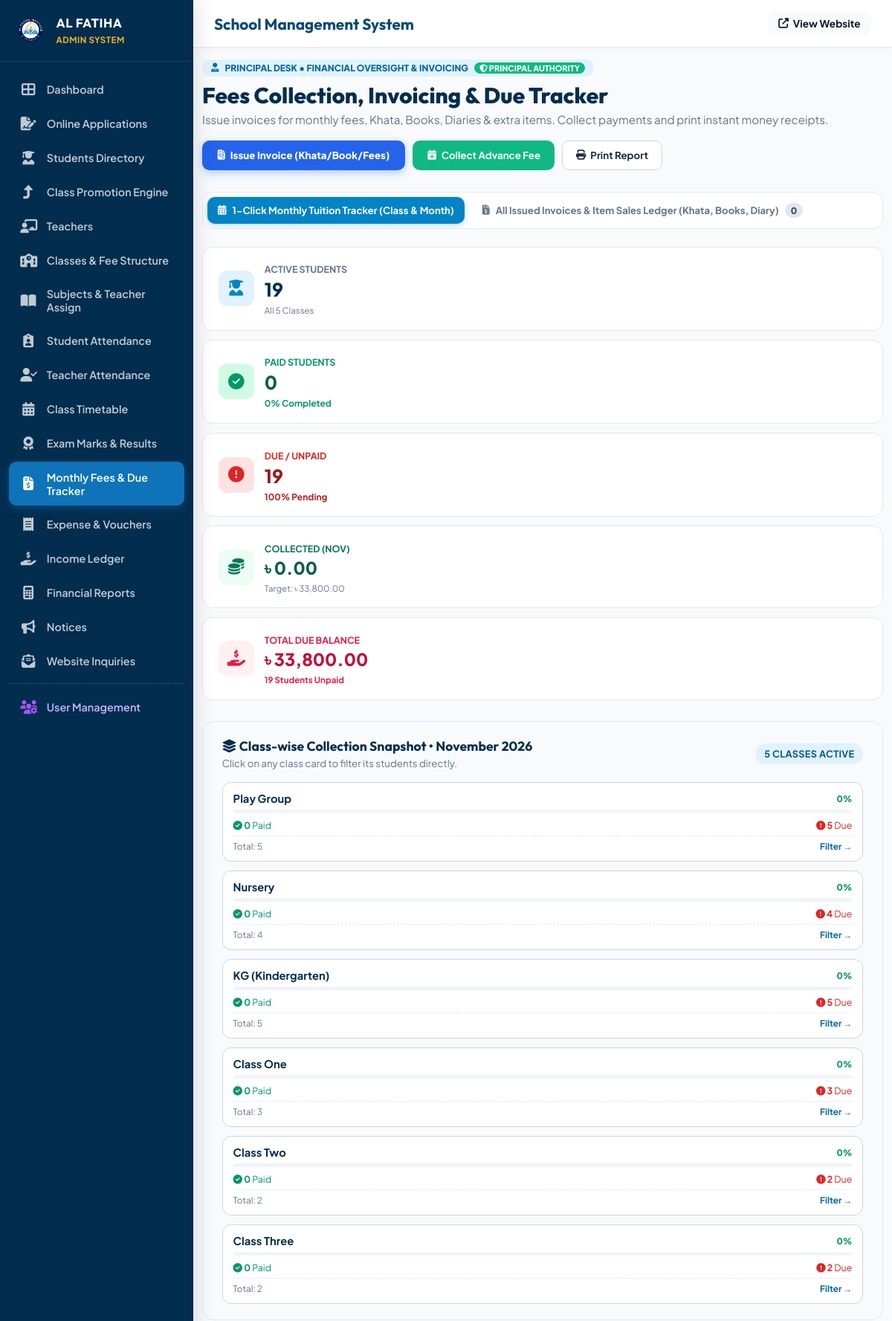
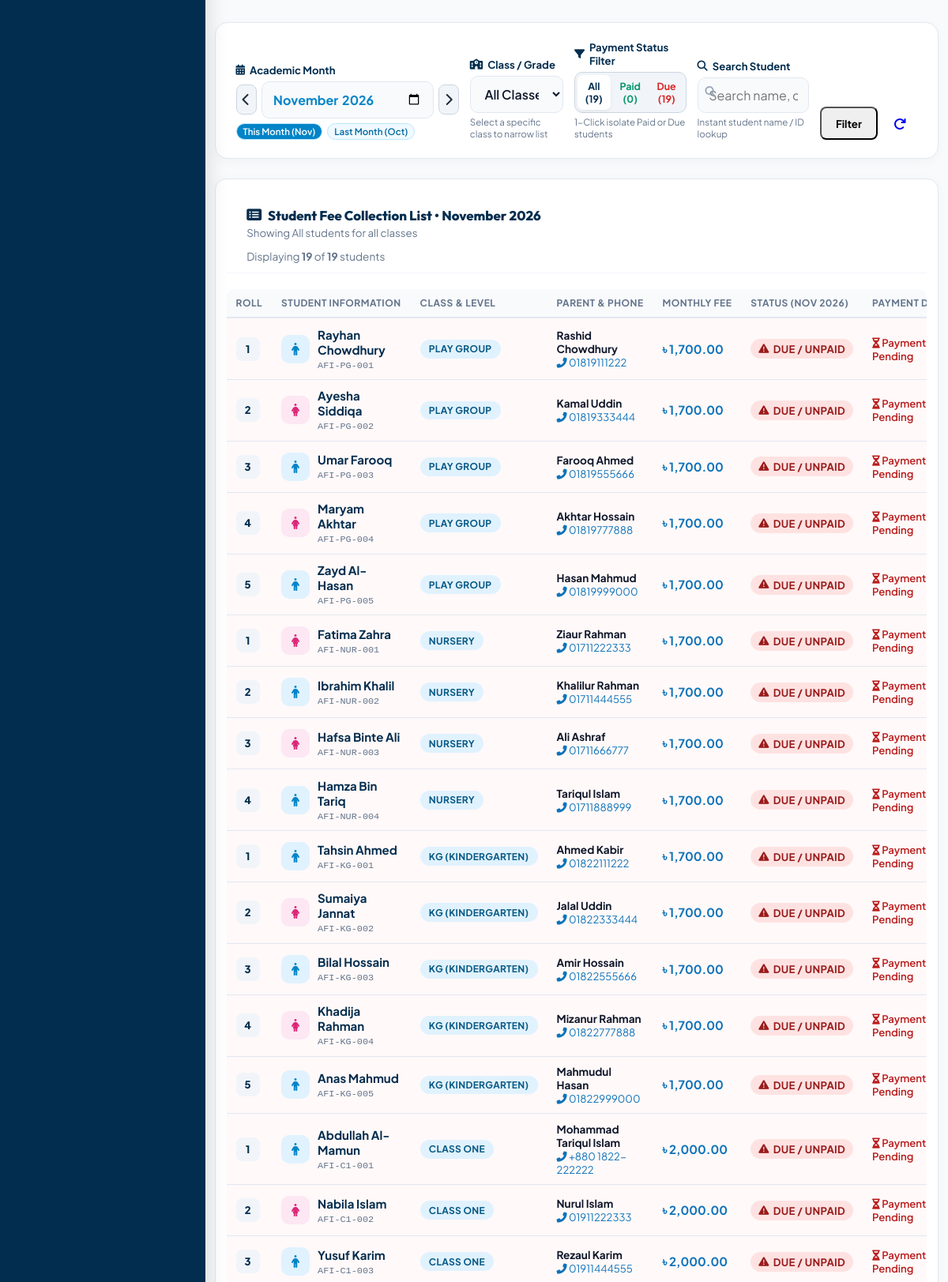
The page /admin/fees.php (signed in, upper part) on the database its author committed (2 pictures, top to bottom).
### tables this page shows
CREATE TABLE `classes` (
  `id` int(11) NOT NULL AUTO_INCREMENT,
  `class_name` varchar(50) NOT NULL,
  `age_group` varchar(50) NOT NULL,
  `section` varchar(10) DEFAULT 'A',
  `room_no` varchar(20) DEFAULT '101',
  `tuition_fee` decimal(10,2) NOT NULL DEFAULT 3500.00,
  `admission_fee` decimal(10,2) NOT NULL DEFAULT 8000.00,
  `book_kit_fee` decimal(10,2) NOT NULL DEFAULT 3500.00,
  `primary_teacher_id` int(11) DEFAULT NULL,
  `backup_teacher_id` int(11) DEFAULT NULL,
  PRIMARY KEY (`id`)
);

CREATE TABLE `students` (
  `id` int(11) NOT NULL AUTO_INCREMENT,
  `student_id` varchar(20) NOT NULL,
  `first_name` varchar(50) NOT NULL,
  `last_name` varchar(50) NOT NULL,
  `gender` enum('Male','Female') NOT NULL,
  `dob` date NOT NULL,
  `class_id` int(11) NOT NULL,
  `roll_no` int(11) NOT NULL,
  `parent_user_id` int(11) DEFAULT NULL,
  `father_name` varchar(100) NOT NULL,
  `mother_name` varchar(100) NOT NULL,
  `phone` varchar(20) NOT NULL,
  `address` text NOT NULL,
  `status` enum('Active','Graduated','Suspended') DEFAULT 'Active',
  `admission_date` date DEFAULT NULL,
  `blood_group` varchar(10) DEFAULT NULL,
  `religion` varchar(50) DEFAULT 'Islam',
  `nationality` varchar(50) DEFAULT 'Bangladeshi',
  `birth_reg_no` varchar(100) DEFAULT NULL,
  `permanent_address` text DEFAULT NULL,
  `father_occupation` varchar(100) DEFAULT NULL,
  `father_phone` varchar(40) DEFAULT NULL,
  `father_nid` varchar(100) DEFAULT NULL,
  `mother_occupation` varchar(100) DEFAULT NULL,
  `mother_phone` varchar(40) DEFAULT NULL,
  `emergency_contact_name` varchar(100) DEFAULT NULL,
  `emergency_contact_phone` varchar(40) DEFAULT NULL,
  `emergency_contact_relation` varchar(50) DEFAULT NULL,
  `previous_school` varchar(150) DEFAULT NULL,
  `medical_notes` text DEFAULT NULL,
  `admission_session` varchar(20) DEFAULT '2027',
  PRIMARY KEY (`id`),
  UNIQUE KEY `student_id` (`student_id`),
  KEY `class_id` (`class_id`),
  CONSTRAINT `students_ibfk_1` FOREIGN KEY (`class_id`) REFERENCES `classes` (`id`) ON DELETE CASCADE
);

### admin/fees.php (the view, shortened to what the rows shown need)
<?php
require_once __DIR__ . '/../includes/functions.php';
$db = get_db_connection();
$activeView = sanitize($_GET['view'] ?? 'tracker');
$selected_month = sanitize($_GET['month'] ?? date('Y-m'));
$selected_class_id = isset($_GET['class_id']) ? intval($_GET['class_id']) : 0;
$selected_status = sanitize($_GET['status'] ?? 'all');
$currentMonthTime = strtotime($selected_month . '-01');
$classes = $db->query("SELECT * FROM classes ORDER BY id ASC")->fetchAll(PDO::FETCH_ASSOC);
$sql = "
    SELECT
        s.id,
        s.student_id as student_code,
        s.first_name,
        s.last_name,
        s.roll_no,
        s.gender,
        s.father_name,
        s.mother_name,
        s.phone,
        s.class_id,
        c.class_name,
        c.tuition_fee as class_tuition_fee,
        f.id as fee_id,
        f.invoice_no,
        f.fee_type,
        f.fee_month,
        f.amount as billed_amount,
        f.status as fee_status,
        f.paid_date,
        f.payment_method,
        f.reference_no,
        f.notes
    FROM students s
    JOIN classes c ON s.class_id = c.id
    LEFT JOIN fees f ON (
        f.student_id = s.id
        AND (
            f.fee_month = :sel_month
            OR (f.due_date LIKE :sel_month_like AND (f.fee_type LIKE '%Tuition%' OR f.fee_type LIKE '%Monthly%'))
        )
    )
    WHERE s.status = 'Active'
";
$params = [
    ':sel_month' => $selected_month,
    ':sel_month_like' => $selected_month . '%'
];
$sql .= " ORDER BY c.id ASC, s.roll_no ASC, s.first_name ASC";
$stmt = $db->prepare($sql);
$stmt->execute($params);
$rawStudents = $stmt->fetchAll(PDO::FETCH_ASSOC);
$displayStudents = [];
$classSummaries = [];
foreach ($classes as $cls) {
    $classSummaries[$cls['id']] = [
        'name' => $cls['class_name'],
        'total' => 0,
        'paid' => 0,
        'due' => 0,
        'expected' => 0,
        'collected' => 0,
        'due_amount' => 0
    ];
}
foreach ($rawStudents as $st) {
    $effectiveAmount = !empty($st['billed_amount']) && floatval($st['billed_amount']) > 0
        ? floatval($st['billed_amount'])
        : (floatval($st['class_tuition_fee']) > 0 ? floatval($st['class_tuition_fee']) : 2000.00);
    $isPaid = (!empty($st['fee_status']) && strtolower($st['fee_status']) === 'paid');
    $status = $isPaid ? 'Paid' : 'Due';
    $st['computed_status'] = $status;
    $st['effective_amount'] = $effectiveAmount;
    $cid = $st['class_id'];
    if (isset($classSummaries[$cid])) {
        $classSummaries[$cid]['total']++;
        $classSummaries[$cid]['expected'] += $effectiveAmount;
        if ($isPaid) {
            $classSummaries[$cid]['paid']++;
            $classSummaries[$cid]['collected'] += $effectiveAmount;
        } else {
            $classSummaries[$cid]['due']++;
            $classSummaries[$cid]['due_amount'] += $effectiveAmount;
        }
    }
    if ($selected_status === 'all' || strtolower($selected_status) === strtolower($status)) {
        $displayStudents[] = $st;
    }
}
require_once __DIR__ . '/layout.php';
?>
<div class="fee-manager-header" style="display: flex; justify-content: space-between; align-items: center; flex-wrap: wrap; gap: 1.2rem; margin-bottom: 1.8rem;">
  <div>
    <h2 style="font-family: 'Outfit', sans-serif; color: var(--admin-deep-navy); margin: 0; font-size: 1.85rem; font-weight: 800;">
      Fees Collection, Invoicing &amp; Due Tracker
    </h2>
  </div>
</div>
<?php if ($activeView === 'tracker'): ?>
  <?php if ($selected_class_id === 0): ?>
    <div style="background: #f8fafc; border: 1.5px solid #e2e8f0; border-radius: 16px; padding: 1.3rem 1.6rem; margin-bottom: 1.8rem;">
      <div style="display: grid; grid-template-columns: repeat(5, 1fr); gap: 12px;">
        <?php foreach ($classes as $cls):
          $cs = $classSummaries[$cls['id']] ?? ['total' => 0, 'paid' => 0, 'due' => 0, 'rate' => 0];
        ?>
          <a href="fees.php?view=tracker&month=<?= $selected_month ?>&class_id=<?= $cls['id'] ?>&status=<?= $selected_status ?>" style="background: #ffffff; border: 1.5px solid #cbd5e1; border-radius: 12px; padding: 12px 14px; text-decoration: none; color: inherit; display: flex; flex-direction: column; transition: all 0.2s;">
            <div style="display: flex; justify-content: space-between; align-items: center; margin-bottom: 6px;">
              <strong style="font-size: 0.92rem; color: var(--admin-deep-navy);"><?= htmlspecialchars($cls['class_name']) ?></strong>
              <span style="font-size: 0.74rem; font-weight: 800; color: #059669;"><?= $cs['rate'] ?>%</span>
            </div>
            <div style="height: 5px; background: #f1f5f9; border-radius: 10px; overflow: hidden; margin-bottom: 8px;">
            </div>
            <div style="display: flex; justify-content: space-between; font-size: 0.78rem; margin-bottom: 6px;">
              <span style="color: #059669;"><i class="fas fa-check-circle"></i> <strong><?= $cs['paid'] ?></strong> Paid</span>
              <span style="color: #dc2626;"><i class="fas fa-exclamation-circle"></i> <strong><?= $cs['due'] ?></strong> Due</span>
            </div>
            <div style="display: flex; justify-content: space-between; align-items: center; margin-top: auto; padding-top: 6px; border-top: 1px dashed #e2e8f0; font-size: 0.74rem; color: #64748b;">
              <span>Total: <?= $cs['total'] ?></span>
              <span style="color: #0369a1; font-weight: 700;">Filter &rarr;</span>
            </div>
          </a>
        <?php endforeach; ?>
      </div>
    </div>
  <?php endif; ?>
  <div class="card-box" style="background: #ffffff; border-radius: 16px; border: 1.5px solid #e2e8f0; overflow: hidden; box-shadow: 0 4px 20px rgba(0,0,0,0.03);">
    <div class="table-responsive">
      <table class="data-table">
        <thead>
          <tr>
            <th style="width: 70px;">Roll</th>
            <th>Student Information</th>
            <th>Class &amp; Level</th>
            <th>Parent &amp; Phone</th>
            <th>Monthly Fee</th>
            <th>Status (<?= date('M Y', $currentMonthTime) ?>)</th>
            <th>Payment Details</th>
          </tr>
        </thead>
        <tbody>
          <?php if (!empty($displayStudents)): ?>
            <?php foreach ($displayStudents as $st): ?>
              <tr class="<?= ($st['computed_status'] === 'Due') ? 'row-due-highlight' : '' ?>">
                <td><span class="roll-badge"><?= $st['roll_no'] ?: '-' ?></span></td>
                <td>
                  <div style="display: flex; align-items: center; gap: 10px;">
                    <div class="st-avatar <?= (strtolower($st['gender']) === 'female') ? 'female' : 'male' ?>">
                      <i class="fas <?= (strtolower($st['gender']) === 'female') ? 'fa-female' : 'fa-male' ?>"></i>
                    </div>
                    <div>
                      <strong style="color: var(--admin-deep-navy); font-size: 0.94rem;"><?= htmlspecialchars($st['first_name'] . ' ' . $st['last_name']) ?></strong>
                      <br><small style="color: var(--admin-text-muted); font-size: 0.74rem;"><code><?= htmlspecialchars($st['student_code']) ?></code></small>
                    </div>
                  </div>
                </td>
                <td><span class="badge badge-info" style="font-weight: 700;"><?= htmlspecialchars($st['class_name']) ?></span></td>
                <td>
                  <div style="font-size: 0.85rem;">
                    <strong><?= htmlspecialchars($st['father_name'] ?: ($st['mother_name'] ?: 'N/A')) ?></strong>
                    <br>
                    <a href="tel:<?= htmlspecialchars($st['phone']) ?>" style="color: var(--admin-primary); text-decoration: none; font-size: 0.82rem;">
                      <i class="fas fa-phone-alt"></i> <?= htmlspecialchars($st['phone']) ?>
                    </a>
                  </div>
                </td>
                <td><strong style="color: var(--admin-primary); font-size: 0.95rem;"><?= format_currency($st['effective_amount']) ?></strong></td>
                <td>
                  <?php if ($st['computed_status'] === 'Paid'): ?>
                    <span class="badge badge-success" style="background: #d1fae5; color: #065f46; font-size: 0.82rem; padding: 4px 10px; font-weight: 700; display: inline-flex; align-items: center; gap: 5px;">
                      <i class="fas fa-check-circle"></i> Paid
                    </span>
                  <?php else: ?>
                    <span class="badge badge-danger" style="background: #fee2e2; color: #991b1b; font-size: 0.82rem; padding: 4px 10px; font-weight: 700; display: inline-flex; align-items: center; gap: 5px;">
                      <i class="fas fa-exclamation-triangle"></i> Due / Unpaid
                    </span>
                  <?php endif; ?>
                </td>
                <td>
                  <?php if ($st['computed_status'] === 'Paid'): ?>
                    <div style="font-size: 0.82rem; line-height: 1.35;">
                      <span style="color: #065f46; font-weight: 700;">
                        <i class="fas fa-calendar-check"></i> <?= format_date($st['paid_date']) ?>
                      </span>
                      <br>
                      <small style="color: var(--admin-text-muted);">
                        via <?= htmlspecialchars($st['payment_method'] ?: 'Cash') ?> &bull; <code><?= htmlspecialchars($st['invoice_no'] ?: '') ?></code>
                      </small>
                    </div>
                  <?php else: ?>
                    <span style="color: #b91c1c; font-size: 0.82rem; font-weight: 600;">
                      <i class="fas fa-hourglass-half"></i> Payment Pending
                    </span>
                  <?php endif; ?>
                </td>
              </tr>
            <?php endforeach; ?>
          <?php endif; ?>
        </tbody>
      </table>
    </div>
  </div>
<?php endif; ?>
    </div>
  </div>
<?php require_once __DIR__ . '/layout_footer.php'; ?>

### rows shown on the page
classes: class_name "Play Group", id "0", id "5"
classes: class_name "Nursery", id "0", id "4"
classes: class_name "KG (Kindergarten)", id "0", id "5"
classes: class_name "Class One", id "0", id "3"
classes: class_name "Class Two", id "0", id "2"
classes: class_name "Class Three", id "0", id "2"
students: roll_no "1", first_name+last_name "Rayhan Chowdhury", student "AFI-PG-001", class.class_name "PLAY GROUP", father_name "Rashid Chowdhury", phone "01819111222", effective_amount "৳ 1,700.00"
students: roll_no "2", first_name+last_name "Ayesha Siddiqa", student "AFI-PG-002", class.class_name "PLAY GROUP", father_name "Kamal Uddin", phone "01819333444", effective_amount "৳ 1,700.00"
students: roll_no "3", first_name+last_name "Umar Farooq", student "AFI-PG-003", class.class_name "PLAY GROUP", father_name "Farooq Ahmed", phone "01819555666", effective_amount "৳ 1,700.00"
students: roll_no "4", first_name+last_name "Maryam Akhtar", student "AFI-PG-004", class.class_name "PLAY GROUP", father_name "Akhtar Hossain", phone "01819777888", effective_amount "৳ 1,700.00"
students: roll_no "5", first_name+last_name "Zayd Al-Hasan", student "AFI-PG-005", class.class_name "PLAY GROUP", father_name "Hasan Mahmud", phone "01819999000", effective_amount "৳ 1,700.00"
students: roll_no "1", first_name+last_name "Fatima Zahra", student "AFI-NUR-001", class.class_name "NURSERY", father_name "Ziaur Rahman", phone "01711222333", effective_amount "৳ 1,700.00"
students: roll_no "2", first_name+last_name "Ibrahim Khalil", student "AFI-NUR-002", class.class_name "NURSERY", father_name "Khalilur Rahman", phone "01711444555", effective_amount "৳ 1,700.00"
students: roll_no "3", first_name+last_name "Hafsa Binte Ali", student "AFI-NUR-003", class.class_name "NURSERY", father_name "Ali Ashraf", phone "01711666777", effective_amount "৳ 1,700.00"
students: roll_no "4", first_name+last_name "Hamza Bin Tariq", student "AFI-NUR-004", class.class_name "NURSERY", father_name "Tariqul Islam", phone "01711888999", effective_amount "৳ 1,700.00"
students: roll_no "1", first_name+last_name "Tahsin Ahmed", student "AFI-KG-001", class.class_name "KG (KINDERGARTEN)", father_name "Ahmed Kabir", phone "01822111222", effective_amount "৳ 1,700.00"
students: roll_no "2", first_name+last_name "Sumaiya Jannat", student "AFI-KG-002", class.class_name "KG (KINDERGARTEN)", father_name "Jalal Uddin", phone "01822333444", effective_amount "৳ 1,700.00"
students: roll_no "3", first_name+last_name "Bilal Hossain", student "AFI-KG-003", class.class_name "KG (KINDERGARTEN)", father_name "Amir Hossain", phone "01822555666", effective_amount "৳ 1,700.00"
students: roll_no "4", first_name+last_name "Khadija Rahman", student "AFI-KG-004", class.class_name "KG (KINDERGARTEN)", father_name "Mizanur Rahman", phone "01822777888", effective_amount "৳ 1,700.00"
students: roll_no "5", first_name+last_name "Anas Mahmud", student "AFI-KG-005", class.class_name "KG (KINDERGARTEN)", father_name "Mahmudul Hasan", phone "01822999000", effective_amount "৳ 1,700.00"
students: roll_no "1", first_name+last_name "Abdullah Al-Mamun", student "AFI-C1-001", class.class_name "CLASS ONE", father_name "Mohammad Tariqul Islam", phone "+880 1822-222222", effective_amount "৳ 2,000.00"
students: roll_no "2", first_name+last_name "Nabila Islam", student "AFI-C1-002", class.class_name "CLASS ONE", father_name "Nurul Islam", phone "01911222333", effective_amount "৳ 2,000.00"
students: roll_no "3", first_name+last_name "Yusuf Karim", student "AFI-C1-003", class.class_name "CLASS ONE", father_name "Rezaul Karim", phone "01911444555", effective_amount "৳ 2,000.00"

### other values the page prints
count($allInvoicesList) "0"
$totalStudents "19"
$paidCount "0"
$collectionRate "0"
$dueCount "19"
date('M', $currentMonthTime) "NOV"
format_currency($totalCollectedAmount) "৳ 0.00"
format_currency($totalExpectedAmount) "৳ 33,800.00"
format_currency($totalDueAmount) "৳ 33,800.00"
$selectedMonthName "November 2026"
count($displayStudents) "19"
date('M Y', $currentMonthTime) "NOV 2026"
